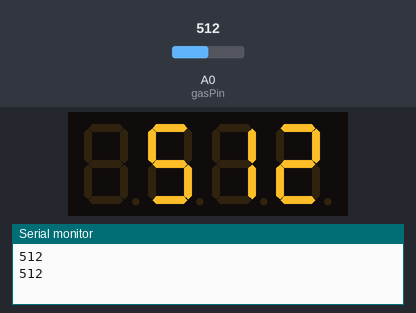
A sketch run on a simulated Arduino Uno, built with avr-gcc and run on an emulated ATmega328P. On the bench: 4-digit seven-segment display, the last lines printed to the serial monitor. The inputs (shaded band) are chosen by the test bench; at power-on: A0 (gasPin) = 512.

Above: at 1.2 s.
1.3 s: A0 (gasPin) set to 716
At 2.5 s:
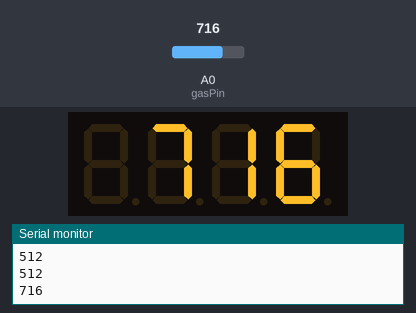
3.5 s: A0 (gasPin) set to 900
At 5.3 s:
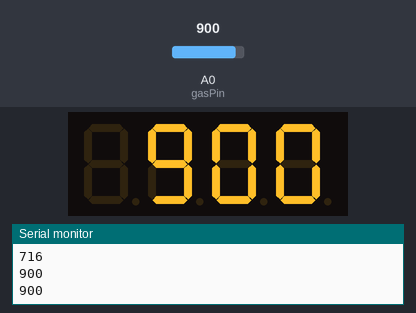
5.6 s: A0 (gasPin) set to 1023
At 7.5 s:
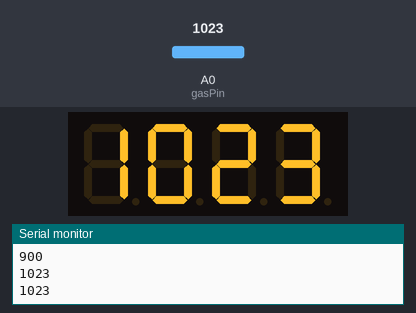
Timing chart, 0 to 9.0 s (numbered marks = the images above; inputs shaded):
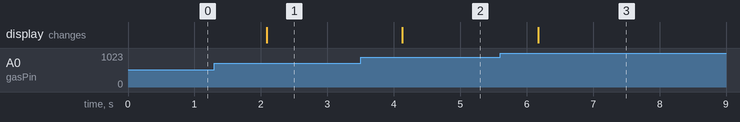

Measured:
- after the input at 1.3 s, the display: changes after 0.79 s (image 1)
- after the input at 3.5 s, the display: changes after 0.63 s (image 2)
- after the input at 5.6 s, the display: changes after 0.57 s (image 3)

The sketch:

Luchtkwaliteitsmeter.ino
```cpp
/*Setup the MQ-2 GAS Sensor with output to Serial Monitor
 * Suitable to detect LPG, Butane, Propane, Methane, Alchohol, Hydrogen and Smoke.
 * Product link: https://www.hackerstore.nl/Artikel/704
*/

#include <Arduino.h>
#include <TM1637Display.h>

// MQ-2 GAS Sensor connection pins (Analog Pins)
int gasPin = A0;

// Display connection pins (Digital Pins)
#define CLK 2
#define DIO 3

// Display connection Setup
TM1637Display display(CLK, DIO);

void setup() {

  // Initilizing the Serial Port - 9600
  pinMode(gasPin, INPUT);
  Serial.begin(9600);


  // Initilizing the Display
  display.setBrightness(10);
  uint8_t data[] = { 0x0, 0x0, 0x0, 0x0 };
  display.setSegments(data);

}

void loop() {

  Serial.println(analogRead(gasPin)); // Get data from the analog pin.
  display.showNumberDec(analogRead(gasPin), false); // Show gasPin data on the Display
  delay(1000); // Print the value every second.

}
```
